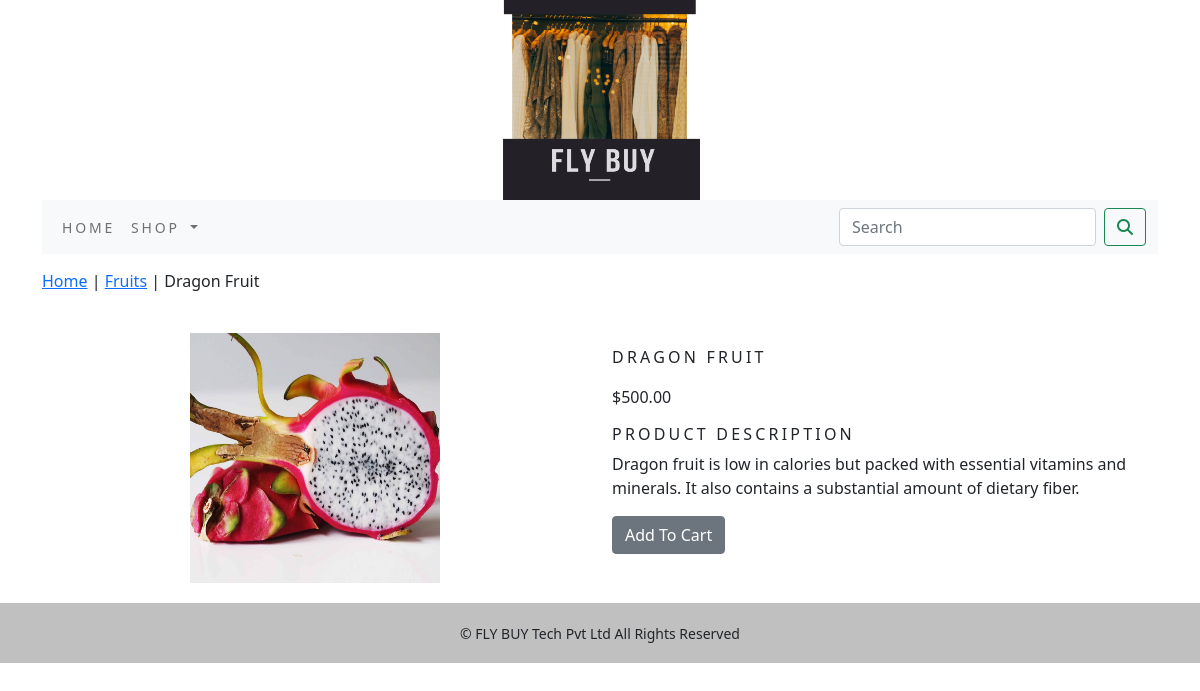
The app's page /ecommerce/fruits/dragon-fruit/ with its own data.
### ecommerceapp/models.py (models this page shows, shortened)
class Product(models.Model):
    name = models.CharField(max_length=250, unique=True)
    slug = models.SlugField(max_length=250, unique=True)
    description = models.TextField(blank=True)
    price=models.DecimalField(max_digits=10,decimal_places=2)
    category=models.ForeignKey(Category,on_delete=models.CASCADE)
    image = models.ImageField(upload_to='product', blank=True)
    stock=models.IntegerField()
    available=models.BooleanField(default=True)
    created=models.DateTimeField(auto_now_add=True)
    updated=models.DateTimeField(auto_now=True)
    class Meta:
        ordering=('name',)
        verbose_name = 'product'
        verbose_name_plural = 'products'

class Category(models.Model):
    name=models.CharField(max_length=250,unique=True)
    slug=models.SlugField(max_length=250,unique=True)
    description=models.TextField(blank=True)
    image=models.ImageField(upload_to='category',blank=True)
    class Meta:
        ordering=('name',)
        verbose_name='category'
        verbose_name_plural='categories'
    def get_url(self):
        return reverse('ecommerceapp:products_by_category',args=[self.slug])
    def __str__(self):
        return '{}'.format(self.name)

### ecommerceapp/views.py (the view)
# urls.py: path('<slug:c_slug>/<slug:product_slug>/',views.proDetail,name='proCatdetail'),
def proDetail(request, c_slug, product_slug):
    try:
        product = Product.objects.get(category__slug=c_slug, slug=product_slug)
    except Exception as e:
        raise e
    return render(request, 'product.html', {'product': product})

### cart/context_processors.py (called while the page is built)
def counter(request):
    item_count=0
    if 'admin' in request.path:
        return {}
    else:
        try:
            cart=Cart.objects.filter(cart_id=_cart_id(request))
            cart_items=CartItem.objects.all().filter(cart=cart[:1])
            for cart_item in cart_items:
                item_count += cart_item.quantity
        except Cart.DoesNotExist:
            item_count=0
    return dict(item_count=item_count)

### cart/views.py (called while the page is built)
def _cart_id(request):
    cart = request.session.session_key
    if not cart:
        request.session.create()  # it does not return anything. that is why `cart = request.session.create()` will not work
        cart = request.session.session_key
    return cart  # Ultimately return cart

### ecommerceapp/context_processors.py (called while the page is built)
def menu_links(request):
    links = Category.objects.all()
    return dict(links=links)

### templates/product.html (shortened to what this page needs)
{% extends 'base.html' %}
{% load static %}
{% block content %}
<div class="row my_prod_row_class">
    <div class="mx-auto">
        <p><a href="{% url 'ecommerceapp:allProdCat' %}">Home</a> | <a href="{{product.category.get_url}}" > {{product.category}}</a> | {{product.name}}</p>
    </div>
<div class="container">
<br>
    <div class="row">
    <div class="col-12 col-sm-12 col-md-12 col-lg-6 text-center">
        <div style="min-width:18rem;">
            <img src="{{product.image.url}}" alt="{{product.name}}" width="250px" height="250px">
        </div>
    </div>
            <div class="col-12 col-sm-12 col-md-12 col-lg-6">
                <div>
                <h1 class="my_prod_title">{{product.name}}</h1>
                <p>${{product.price}}</p>
                <h5 class="my_title">Product Description</h5>
                <p class="text-justify my_prod_text">{{product.description}}</p>
                {% if product.stock <= 0 %}
                    <p class="text-justify my_prod_text"><b>Out Of Stock</b></p>
                {% else %}
                    <a class="btn btn-secondary" href="{% url 'cart:add_cart' product.id %}">Add To Cart</a>
                {% endif %}
            </div>
       </div>
        </div>
</div>
</div>
{% endblock %}

### static/css/custom.css (style rules this page uses)
body { font-family: 'Roboto', sans-serif; }
.my_title { font-size:16px; text-transform:uppercase; letter-spacing: .2em; }
.my_prod_row_class { padding-top:15px; padding-bottom:20px; }
.my_prod_title { font-size:16px; text-transform:uppercase; letter-spacing: .2em; padding-top:15px; padding-bottom:10px; }
.my_prod_text { padding-right:20px; }

### records on screen
Product: category "Fruits", name "Dragon Fruit", image (picture), name "DRAGON FRUIT", price "500.00", description "Dragon fruit is low in calories but packed with essential vitamins and minerals. It also contains a substantial amount of dietary fiber."
